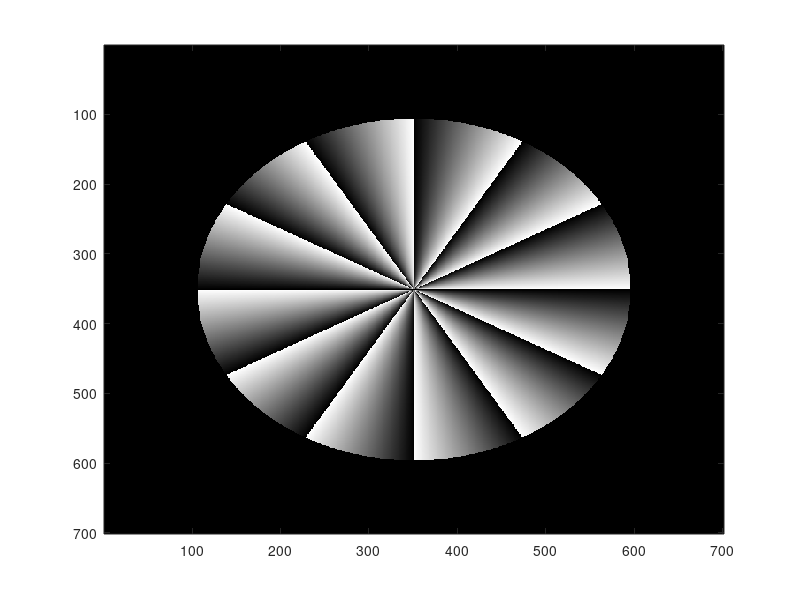
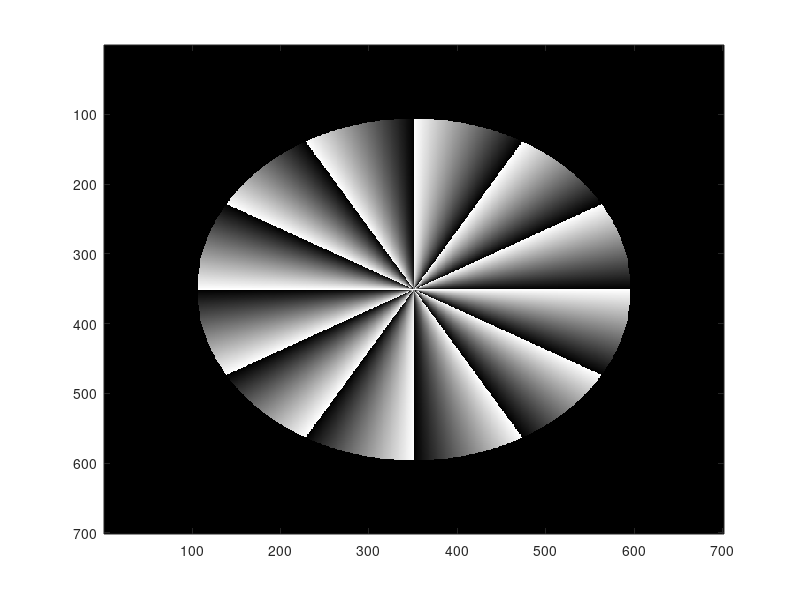

The MATLAB source for these figures, in order:
%% Class Exercises 6

%% Q 6.1 Lightness Constancy 

[X, Y] = meshgrid(linspace(-1, 1, 101));
X(30:40, 10:90) = 0.1; 
X(60:70, 10:90) = 0.8; 

figure(1)
imagesc(X);
colormap(gray(256))

figure(2)
image(1)
imagesc(X);
colormap(hsv(256))

%% Q 6.2

%variables in mesh
num_seg = 6;
radius = 0.7;

[X,Y] = meshgrid(linspace(-1, 1, 701));


% segment pattern
theta = atan2(Y, X)./pi;
theta = mod(theta*num_seg, 1); 

figure(1) 
radiusimage = sqrt(X.^2+Y.^2);
apeture = NaN(size(radiusimage)); 
apeture(radiusimage<radius) = 1; 
apeture(radiusimage>=radius)=0;

spiral = theta.*apeture; 
imagesc(spiral); 

colormap(gray(256))

figure(2)
theta = max(theta(:))-theta;
radiusimage = sqrt(X.^2+Y.^2);
apeture = NaN(size(radiusimage)); 
apeture(radiusimage<radius) = 1; 
apeture(radiusimage>=radius)=0;

spiral = theta.*apeture; 
imagesc(spiral); 

colormap(gray(256))